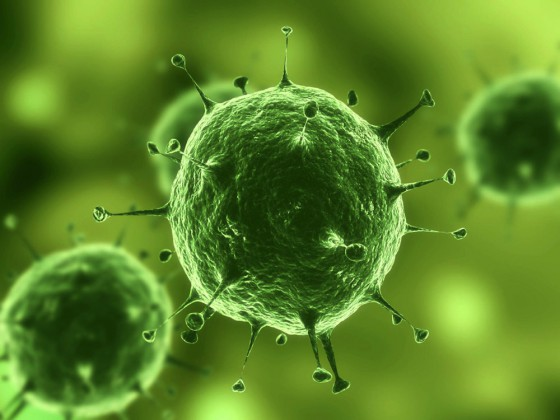
#> input picture Lab2/bacteries_1.jpg, 560 x 420 px, found by its file name
$ jupyter execute --allow-errors additional_task_3_clustering_for_segmentation.ipynb
#> lines starting #> are read from the running program, lines starting #| are printed output that depends on the picture
[cell 1]
import pandas as pd
import numpy as np
import matplotlib.pyplot as plt

from skimage.io import imread, imshow
from skimage.metrics import adapted_rand_error, variation_of_information
from sklearn.feature_extraction.image import grid_to_graph
from sklearn.metrics import (homogeneity_score, silhouette_score, davies_bouldin_score, adjusted_rand_score,
                             calinski_harabasz_score, adjusted_mutual_info_score, v_measure_score,
                             completeness_score)
import cv2
from skfuzzy.cluster import cmeans
import itertools
import scipy
from sklearn.cluster import AgglomerativeClustering, AffinityPropagation, k_means
from sklearn_extra.cluster import KMedoids

import warnings
warnings.filterwarnings('ignore')

[cell 2]
image = imread('/home/yaroslav/projects/ImageRecognition/Lab2/bacteries_1.jpg')
#> image is the input picture: shape (420, 560, 3); mean R, G, B 92.1, 132.6, 39
image1 = imread('/home/yaroslav/projects/ImageRecognition/Lab2/bacteries_2.jpg')
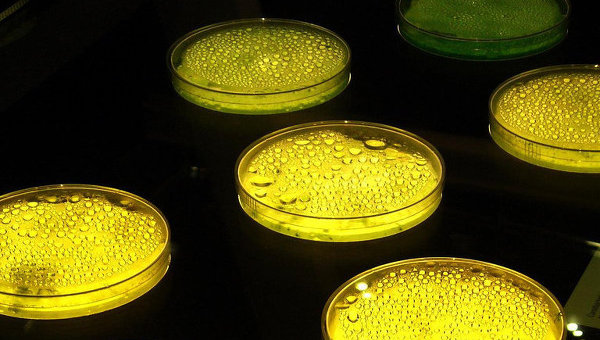
#> input picture Lab2/bacteries_2.jpg, 600 x 340 px, found by its file name
#> image1 is the input picture: shape (340, 600, 3); mean R, G, B 81.2, 75.6, 11.8

[cell 3]
imshow(image);

[cell 4]
imshow(image1);

[cell 5]
image_gray = cv2.cvtColor(image, cv2.COLOR_BGR2GRAY)
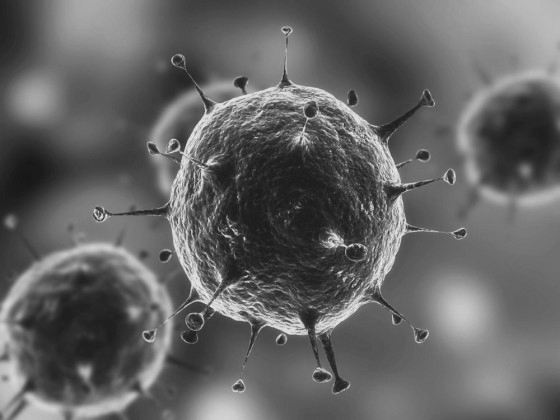
#> image_gray: shape (420, 560); min 23, max 232, mean 100
image1_gray = cv2.cvtColor(image1, cv2.COLOR_BGR2GRAY)
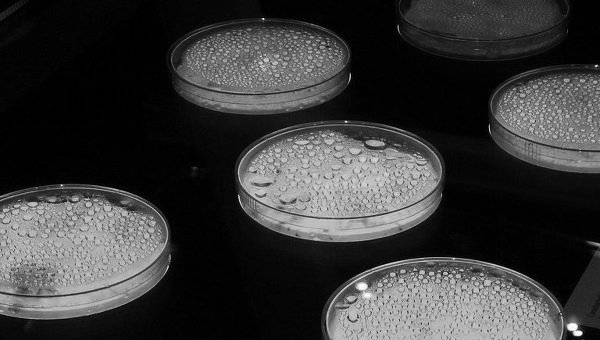
#> image1_gray: shape (340, 600); min 0, max 255, mean 57.2

### Agglomerative Clustering

[cell 6]
def resize_image(image, resize=4):
#> called with resize = 4
    image = image[::resize, ::resize] + image[1::resize, ::resize] + \
    image[::resize, 1::resize] + image[1::resize, 1::resize]
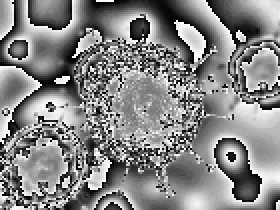
#> image: shape (105, 140) (shown 2 times larger); min 0, max 255, mean 133.2

    return image

[cell 7]
image_gray_resized = resize_image(image_gray)
image1_gray_resized = resize_image(image1_gray)
#> call 2 of resize_image, with resize = 4
#> in resize_image (call 2), `image = image[::resize, ::resize] + image[1::resize, ::resize] + \ ima..`:
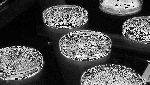
#> image: shape (85, 150); min 0, max 255, mean 77.4

[cell 8]
def agglomerative_clustering(image_gray, n_clusters, affinity='euclidean'):

    connectivity = grid_to_graph(*image_gray.shape)
    agglomerative_clustering = AgglomerativeClustering(n_clusters=n_clusters, affinity=affinity,
                                                       connectivity=connectivity)

    agglomerative_clustering.fit(image_gray.reshape(-1, 1))
    labels = np.reshape(agglomerative_clustering.labels_, image_gray.shape)

    return labels

[cell 9]
def plot_results_agglomerative_clustering(labels, n_clusters, ax):

    for nclusters in range(n_clusters):
        ax.contour(labels == nclusters, contours=1, colors=[plt.cm.get_cmap("Spectral")(nclusters / float(2)), ],
                   origin='image')

    plt.axis('off')
    plt.savefig('agglomerative_clustering_{}_clusters.png'.format(n_clusters), bbox_inches='tight', pad_inches=0)

#### First Image

#> (a cell that did not finish here is left out)

[cell 11]
fig, axs = plt.subplots(nrows=len(range(2, 10)), ncols=1, figsize=(10, 30))

#> (the rest of this cell did not finish here and is left out)

#### Second Image

#> (a cell that did not finish here is left out)


[cell 13]
fig, axs = plt.subplots(nrows=len(range(2, 10)), ncols=1, figsize=(10, 30))

#> (the rest of this cell did not finish here and is left out)

### Affinity Propagation

[cell 14]
def affinity_propagation_clustering(image_gray, original_image_shape, damping, affinity='euclidean'):

    affinity_propagation = AffinityPropagation(damping=damping, affinity=affinity, random_state=42)

    affinity_propagation.fit(image_gray.reshape(-1, 1))
    print("Estimated number of clusters: {}".format(len(affinity_propagation.cluster_centers_indices_)))

    cluster_centers = affinity_propagation.cluster_centers_

    segmented_data = cluster_centers[affinity_propagation.labels_.flatten()]
    segmented_image = segmented_data.reshape((original_image_shape))

    return segmented_image

[cell 15]
def plot_results_affinity_propagation_clustering(segmented_image, ax):
    ax.imshow(segmented_image);

#### First Image

#> (a cell that did not finish here is left out)

[cell 17]
fig, axs = plt.subplots(nrows=len(np.arange(0.5, 1, 0.2)), ncols=1, figsize=(8, 12))

#> (the rest of this cell did not finish here and is left out)

#### Second Image

#> (a cell that did not finish here is left out)

[cell 19]
fig, axs = plt.subplots(nrows=len(np.arange(0.5, 1, 0.2)), ncols=1, figsize=(8, 12))

#> (the rest of this cell did not finish here and is left out)

### KMedoids Clustering

[cell 20]
def kmedoids_clustering(image_gray, original_image_shape, n_clusters, metric='euclidean'):

    kmedoids_clustering = KMedoids(n_clusters=n_clusters, metric=metric, random_state=42)

    kmedoids_clustering.fit(image_gray.reshape(-1, 1))

    cluster_centers = kmedoids_clustering.cluster_centers_

    segmented_data = cluster_centers[kmedoids_clustering.labels_.flatten()]
    segmented_image = segmented_data.reshape((original_image_shape))

    return segmented_image

[cell 21]
def plot_results_kmedoids_clustering(segmented_image, ax):
    ax.imshow(segmented_image);

#### First Image

[cell 22]
image_gray = cv2.cvtColor(image, cv2.COLOR_BGR2GRAY)

#> (a cell that did not finish here is left out)

#> (a cell that did not finish here is left out)

[cell 25]
fig, axs = plt.subplots(nrows=5, ncols=len(range(2, 10)), figsize=(20, 40))

#> (the rest of this cell did not finish here and is left out)

#### Second Image

[cell 26]
image1_gray = cv2.cvtColor(image1, cv2.COLOR_BGR2GRAY)

#> (a cell that did not finish here is left out)

#> (a cell that did not finish here is left out)
